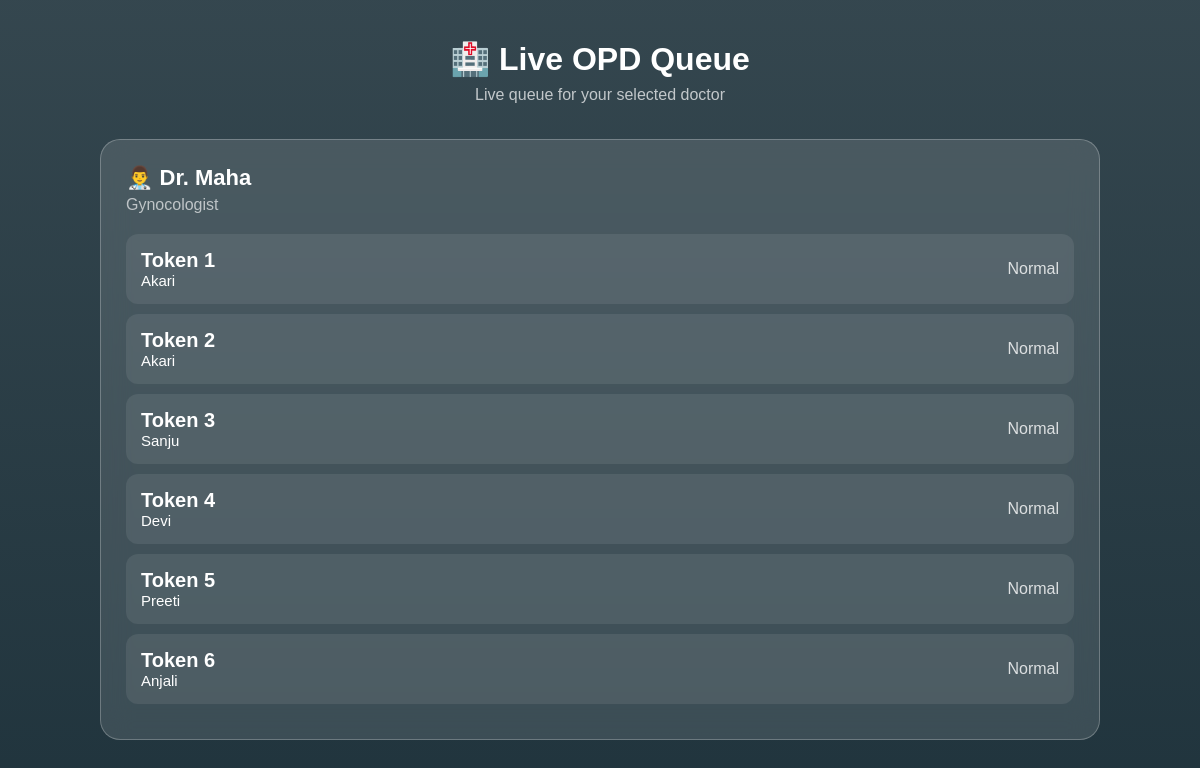
/patients/queue/ (signed in), run on the app's committed database.
### doctors/models.py (models this page shows, shortened)
class Doctor(models.Model):
    user = models.OneToOneField(
        User,
        on_delete=models.CASCADE,
        null=True,
        blank=True,
        related_name="doctor_profile"
    )
    name = models.CharField(max_length=100)
    specialization = models.CharField(max_length=100)
    phone = models.CharField(max_length=15)
    consultation_time = models.PositiveIntegerField(
        help_text="Average consultation time in minutes"
    )
    available = models.BooleanField(default=True)

### patients/models.py (models this page shows, shortened)
class Token(models.Model):
    patient = models.ForeignKey(
        Patient,
        on_delete=models.CASCADE
    )
    doctor = models.ForeignKey(
        Doctor,
        on_delete=models.CASCADE
    )
    token_number = models.PositiveIntegerField()
    is_emergency = models.BooleanField(
        default=False
    )
    status = models.CharField(
        max_length=20,
        default="Waiting"
    )
    is_transferred = models.BooleanField(
        default=False
    )
    original_doctor = models.ForeignKey(
        Doctor,
        on_delete=models.SET_NULL,
        null=True,
        blank=True,
        related_name="original_tokens"
    )
    original_token_number = models.PositiveIntegerField(
        null=True,
        blank=True
    )
    created_at = models.DateTimeField(
        auto_now_add=True
    )

class Patient(models.Model):
    user = models.ForeignKey(
        User,
        on_delete=models.CASCADE,
        null=True,
        blank=True,
        related_name="patient_profiles"
    )
    name = models.CharField(max_length=100)
    phone = models.CharField(max_length=15)
    age = models.PositiveIntegerField()
    gender = models.CharField(max_length=10)
    created_at = models.DateTimeField(
        auto_now_add=True
    )

### patients/views.py (the view, shortened to what this page needs)
@login_required(login_url="/accounts/login/")
def queue_display(request):
    patient = Patient.objects.filter(
        user=request.user
    ).order_by(
        "-created_at"
    ).first()
    token = Token.objects.filter(
        patient=patient
    ).exclude(
        status="Completed"
    ).select_related(
        "doctor",
        "patient"
    ).order_by(
        "-created_at"
    ).first()
    doctor = token.doctor
    tokens = Token.objects.filter(
        doctor=doctor,
        status="Waiting"
    ).select_related(
        "patient"
    ).order_by(
        "-is_emergency",
        "token_number"
    )
    doctor_queues = [
        {
            "doctor": doctor,
            "tokens": tokens
        }
    ]
    return render(
        request,
        "patients/queue_display.html",
        {
            "doctor_queues": doctor_queues,
            "my_token": token
        }
    )

### patients/templates/patients/queue_display.html (shortened to what this page needs)
<!DOCTYPE html>
<html lang="en">
<head>
</head>
<body>
<div class="container">
    <h1>🏥 Live OPD Queue</h1>
   <p class="subtitle">
    Live queue for your selected doctor
</p>
    {% for item in doctor_queues %}
        <div class="doctor-card">
            <div class="doctor-name">
                👨‍⚕️ Dr. {{ item.doctor.name }}
            </div>
            <div class="specialization">
                {{ item.doctor.specialization }}
            </div>
            {% for token in item.tokens %}
                <div class="token">
                    <div>
                        <div class="token-number">
                            Token {{ token.token_number }}
                        </div>
                        <div class="patient-name">
                            {{ token.patient.name }}
                        </div>
                    </div>
                    {% if token.is_emergency %}
                        <div class="emergency">
                            🚨 Emergency
                        </div>
                    {% else %}
                        <div class="normal">
                            Normal
                        </div>
                    {% endif %}
                </div>
            {% empty %}
                <div class="empty">
                    No patients waiting.
                </div>
            {% endfor %}
        </div>
    {% empty %}
        <div class="empty">
            No doctors are currently available.
        </div>
    {% endfor %}
</div>
</body>
</html>

### patients/templates/patients/queue_display.html (style rules this page uses)
* { margin: 0; padding: 0; box-sizing: border-box; font-family: Arial, sans-serif; }
body { min-height: 100vh; padding: 40px 20px; background: linear-gradient( rgba(8, 30, 40, 0.82), rgba(8, 30, 40, 0.90) ), url("https://images.unsplash.com/photo-1576091160399-112ba8d25d1d") center/cover no-repeat; color: white; }
.container { max-width: 1000px; margin: auto; }
h1 { text-align: center; font-size: 32px; margin-bottom: 8px; }
.subtitle { text-align: center; color: rgba(255, 255, 255, 0.7); margin-bottom: 35px; }
.doctor-card { margin-bottom: 25px; padding: 25px; background: rgba(255, 255, 255, 0.12); border: 1px solid rgba(255, 255, 255, 0.25); border-radius: 20px; backdrop-filter: blur(15px); }
.doctor-name { font-size: 22px; font-weight: bold; }
.specialization { color: rgba(255, 255, 255, 0.65); margin-top: 5px; margin-bottom: 20px; }
.token { display: flex; justify-content: space-between; align-items: center; padding: 15px; margin-bottom: 10px; border-radius: 12px; background: rgba(255, 255, 255, 0.08); }
.token-number { font-size: 20px; font-weight: bold; }
.patient-name { font-size: 15px; }
.normal { color: rgba(255, 255, 255, 0.8); }

### data on the page
Doctor: doctor.name "Maha", doctor.specialization "Gynocologist"
Token: token_number "1", patient.name "Akari", is_emergency "Normal"
Token: token_number "2", patient.name "Akari", is_emergency "Normal"
Token: token_number "3", patient.name "Sanju", is_emergency "Normal"
Token: token_number "4", patient.name "Devi", is_emergency "Normal"
Token: token_number "5", patient.name "Preeti", is_emergency "Normal"
Token: token_number "6", patient.name "Anjali", is_emergency "Normal"
